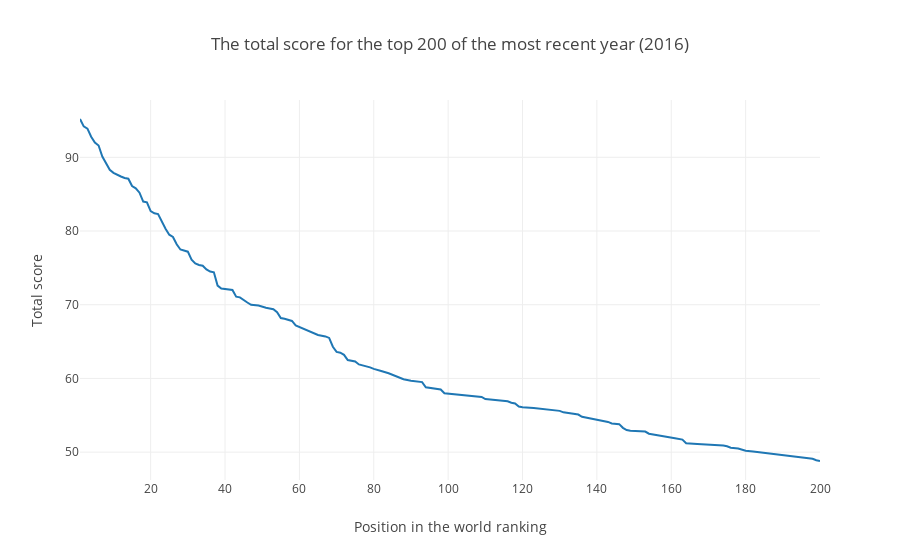

Write notebook code for a chart like this one.
### Code cell
# Importeer nodige functies en modules
from plotly.offline import init_notebook_mode, iplot
import plotly.graph_objs as go

# Start notebook mode
init_notebook_mode(connected=True)

# Create random data with numpy
import numpy as np


# Create a trace
trace1 = go.Scatter(
    x=latest_year['world_rank'],
    y=latest_year['total_score'],
    mode = 'lines'
)

data = [trace1]

# Edit the layout
layout = dict(title = 'The total score for the top 200 of the most recent year (2016)',
              xaxis = dict(title = 'Position in the world ranking'),
              yaxis = dict(title = 'Total score'),
              )

fig = dict(data=data, layout=layout)
iplot(fig, filename='basic-line')

### Figure 1 — Plotly figure (JSON) as saved in the notebook; plotly's stock layout.template omitted (floating-point values rounded to 4 significant figures; data arrays with more than 128 entries replaced by an {"elided": "..."} marker saying what was removed)
{"data": [{"mode": "lines", "type": "scatter", "uid": "990cc2bb-4f9d-4198-a20e-ae01c43d1bde", "x": {"elided": "198 int values"}, "y": {"elided": "198 float values"}}], "layout": {"title": {"text": "The total score for the top 200 of the most recent year (2016)"}, "xaxis": {"title": {"text": "Position in the world ranking"}}, "yaxis": {"title": {"text": "Total score"}}}}
